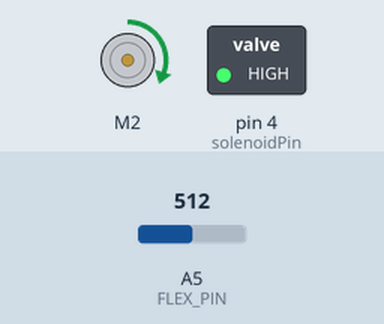
Bench run of a sketch on a simulated Arduino Uno, built with avr-gcc and run on an emulated ATmega328P. On the bench: DC motor (green arrow = forward, orange = backward, longer = faster), switched loads named in the sketch (green lamp = pin HIGH). Inputs (shaded band) come from the test bench; at power-on: A5 (FLEX_PIN) = 512. What the sketch prints to the serial monitor is not drawn.

Above: at 1.5 s.
Timing chart, 0 to 4.6 s (numbered marks = the images above):
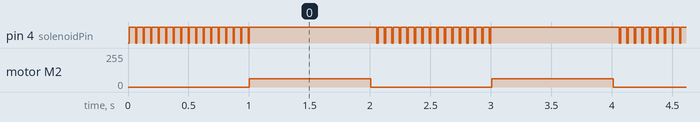

Measured:
- by itself, pin 4 (solenoidPin): repeats every 2.0 s: HIGH 1.1 s, 15 × (LOW 0.01 s, HIGH 0.05 s), LOW 0.01 s
- by itself, motor M2: alternates forward 63/255 for 1.0 s and stopped for 1.0 s

The sketch:

PumpValveFlexIntegration.ino
```cpp
#include <DRV8835MotorShield.h>
// constants won't change. Used here to set a pin number:
int solenoidPin = 4;
const int FLEX_PIN = A5; // Pin connected to voltage divider output
#define WINDOW_SIZE 50
int INDEX = 0;
int VALUE = 0;
int SUM = 0;
int READINGS[WINDOW_SIZE];
int AVERAGED = 0;
// Variables will change:
int solenoidState = LOW; // ledState used to set the LED
int count = 0;

// Generally, you should use "unsigned long" for variables that hold time
// The value will quickly become too large for an int to store
unsigned long previousMillis = 0;        // will store last time LED was updated

// constants won't change:
const long interval = 1000;           // interval at which to blink (milliseconds)
DRV8835MotorShield motors;
void setup() {
  // set the digital pin as output:
  Serial.begin(9600);
  pinMode(solenoidPin, OUTPUT);
  pinMode(FLEX_PIN, INPUT);
}

void loop() {
  // here is where you'd put code that needs to be running all the time.

  // check to see if it's time to blink the LED; that is, if the difference
  // between the current time and last time you blinked the LED is bigger than
  // the interval at which you want to blink the LED.
  unsigned long currentMillis = millis();

  int flexADC = analogRead(FLEX_PIN);
  if (currentMillis - previousMillis >= interval) {
    // save the last time you blinked the LED
    previousMillis = currentMillis;

    // if the LED is off turn it on and vice-versa:
    if (solenoidState == LOW) {
      //Serial.println("On");
      solenoidState = HIGH;
       motors.setM2Speed(100);
    } else {
      solenoidState = LOW;
       motors.setM2Speed(00);
    }
  }

  if(solenoidState == HIGH){
    flexADC -= 50;//42;
    count =0;
    digitalWrite(solenoidPin, solenoidState);
    //Serial.println("Closing1");

    }

   else{
    if (count%6 == 0){
      digitalWrite(solenoidPin, solenoidState);
     // Serial.println("Closing2");
      }
     else{
     digitalWrite(solenoidPin, HIGH);
     //Serial.println("Opening");
     }
    }


   SUM = SUM - READINGS[INDEX];       // Remove the oldest entry from the sum
  READINGS[INDEX] = flexADC;           // Add the newest reading to the window
  SUM = SUM + flexADC;                 // Add the newest reading to the sum
  INDEX = (INDEX+1) % WINDOW_SIZE;   // Increment the index, and wrap to 0 if it exceeds the window size

  AVERAGED = SUM / WINDOW_SIZE;      // Divide the sum of the window by the window size for the result
  Serial.println(AVERAGED);
    // set the LED with the ledState of the variable:


  count++;
  delay(10);
}
```
